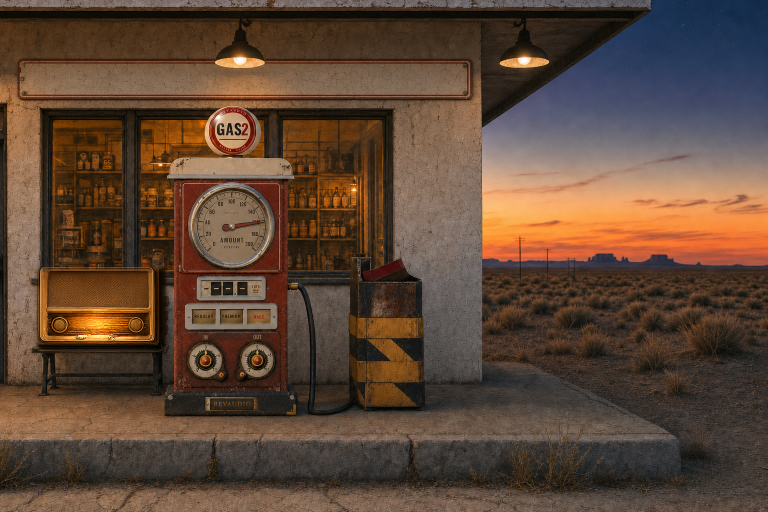
#> input picture tools/_gas2-scene/frames/f6-v17.png, 1536 x 1024 px (shown at 1/2 size)
$ python gen_art.py ../../frames/f6-v17.png
#> lines starting #> are read from the running program, lines starting #| are printed output that depends on the picture
"""GAS 2 radio player: the close-up photograph, via OpenAI image EDIT with the scene's own radio as the reference
(so the close-up IS the radio on the station's bench, design-language Law 2: a scene is ONE photograph).
Refs (made here from frames/f6-v17.png, gitignored): tools/ref-radio.png (the radio + bench, 3x) + ref-scene.png.
Picked: radio-c (2026-10-22, Yoni's session; a = small keys, b = darker cabinet). Next: process_art.py.
Output: player/img/gen/<slug>.png. Key: OPENAI_API_KEY (process or Windows User env).
Usage: python player/tools/gen_art.py [slug ...] [--force]   (no slugs = all)   env GEN_MODEL (default gpt-image-1)"""
import base64, json, os, sys, time, urllib.error, urllib.request, uuid

HERE = os.path.dirname(os.path.abspath(__file__))
OUT = os.path.join(os.path.dirname(HERE), 'img', 'gen')
os.makedirs(OUT, exist_ok=True)


def _key():
    k = os.environ.get('OPENAI_API_KEY')
    if not k and os.name == 'nt':
        import winreg
        with winreg.OpenKey(winreg.HKEY_CURRENT_USER, 'Environment') as h:
            k = winreg.QueryValueEx(h, 'OPENAI_API_KEY')[0]
    return k


KEY = _key()

PHOTO = ("A real photograph, not a 3D render and not an illustration: shot on Kodak Portra 800 film, 50 mm lens at f/2.8, "
         "natural film grain, slight halation round the glowing dial, true-to-life colour, deep shadows that keep detail "
         "(never pure black, never pure white). ")
RADIO = ("The SAME vintage 1950s tube radio as in the first reference image: the same walnut-and-brass cabinet with the "
         "rounded brass frame, the same woven tan grille cloth across the top half, the same long horizontal glowing dial "
         "window across the lower front between the SAME two round brass knobs (one left, one right), on the same dark "
         "iron bench against the same cracked stucco wall, at the same desert dusk with the warm shop window behind. ")
DIAL = ("The dial window is a long clean glass strip lit warm amber from inside, its face is BLANK: no numbers, no "
        "letters, no scale marks, only a thin dark red vertical pointer near the left. ")
KEYS = ("Directly BELOW the dial window, centred on the brass bottom rail, a row of exactly TWO wide ivory bakelite piano "
        "keys side by side (1950s radio band keys), both BLANK, each about twice as wide as tall, fingertip-polished, "
        "sitting in a dark slot. ")
CAM = ("Close-up: camera at the radio's height, perfectly straight-on, the radio fills about 78% of the frame width and "
       "sits centred, a little wall and bench around it. One soft warm key light from the upper-left (the porch lamp), the "
       "dial is the second light and spills warm amber onto the brass and the bench. Seventy years old: worn varnish on the "
       "corners, rubbed brass, dust in the grille. Strict: no text, letters, numbers or logos anywhere. ")

PROMPTS = {
    'radio-a': (PHOTO + RADIO + DIAL + KEYS + CAM),
    'radio-b': (PHOTO + RADIO + DIAL + KEYS + CAM + "Slightly lower camera, a touch more of the bench and the warm "
                "window glow behind the radio's top edge."),
    # take A's radio was the match but its keys were too small for the hero (~90 px wide on a laptop): big keys
    'radio-c': (PHOTO + RADIO + DIAL + KEYS.replace("each about twice as wide as tall", "LARGE: each key about one "
                "fifth of the radio's width and about 2.5 times wider than tall, the pair spanning nearly half the "
                "radio, chunky and deep like piano keys, the bottom rail made taller to hold them") + CAM),
}

# round 2 (Yoni 2026-10-23): the picked radio-c gets a 3rd key (play / stop) + a red jewel + a magic-eye tube.
# An EDIT of radio-c itself, so it stays the same photo.
R2 = ("Edit this exact photograph. Keep EVERYTHING the same: the same radio, cabinet, brass frame, grille cloth, dial "
      "window, both knobs, the bench, the wall, the window, the light, the camera, the film grain. Change ONLY these: "
      "(1) the row of ivory bakelite piano keys below the dial now has THREE keys side by side instead of two, the same "
      "style and height, all blank, the row centred; the left key is a little narrower than the other two. (2) A small "
      "round red glass jewel pilot lamp (unlit, deep red) set in the brass rail just left of the key row. (3) In the "
      "centre of the brass bar between the grille cloth and the dial, a small round 'magic eye' tuning tube window: a "
      "dark green glass disc in a thin brass bezel, about the size of a coin, unlit. Strict: no text, letters, numbers "
      "or logos anywhere.")
EDITS = {'radio-d': R2, 'radio-e': R2 + " Make the three keys slightly taller and chunkier."}


def refs():
    from PIL import Image
    im = Image.open(os.path.join(HERE, '..', '..', 'frames', 'f6-v17.png')).convert('RGB')
#> im is the input picture: PIL image 1536x1024 RGB; mean R, G, B 93.7, 70.8, 55
    W, H = im.size
#> W = 1536; H = 1024
    c = im.crop((int(W * .035), int(H * .49), int(W * .215), int(H * .78)))
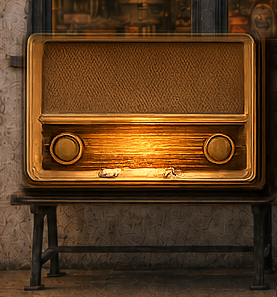
#> c: PIL image 277x297 RGB; mean R, G, B 90.8, 59.2, 29.4
    c.resize((c.width * 3, c.height * 3), Image.LANCZOS).save(os.path.join(HERE, 'ref-radio.png'))
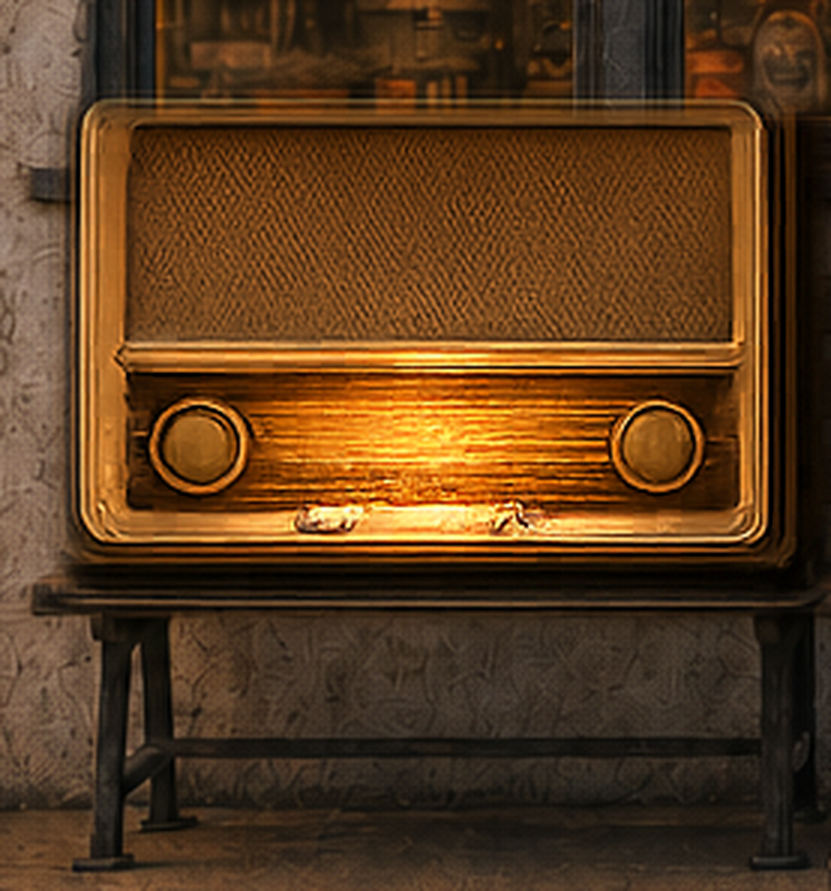
#> saved as ref-radio.png: PIL image 831x891 RGB; mean R, G, B 90.8, 59.3, 29.4
    im.save(os.path.join(HERE, 'ref-scene.png'))


def multipart(fields, files):
    b = uuid.uuid4().hex
    out = []
    for k, v in fields.items():
        out += [f'--{b}\r\nContent-Disposition: form-data; name="{k}"\r\n\r\n{v}\r\n'.encode()]
    for k, path in files:
        out += [f'--{b}\r\nContent-Disposition: form-data; name="{k}"; filename="{os.path.basename(path)}"\r\n'
                f'Content-Type: image/png\r\n\r\n'.encode(), open(path, 'rb').read(), b'\r\n']
    out.append(f'--{b}--\r\n'.encode())
    return b''.join(out), b


def gen(slug):
    path = os.path.join(OUT, slug + '.png')
    if os.path.exists(path) and '--force' not in sys.argv:
        return f'{slug}: exists, skipped'
    model = os.environ.get('GEN_MODEL', 'gpt-image-1')
    fields = {'model': model, 'prompt': PROMPTS.get(slug, ''), 'size': '1536x1024', 'quality': 'high'}
    if model == 'gpt-image-1':
        fields['input_fidelity'] = 'high'
    if slug in EDITS:
        fields['prompt'] = EDITS[slug]
        body, b = multipart(fields, [('image[]', os.path.join(OUT, 'radio-c.png'))])
    else:
        body, b = multipart(fields, [('image[]', os.path.join(HERE, 'ref-radio.png')),
                                     ('image[]', os.path.join(HERE, 'ref-scene.png'))])
    for attempt in range(5):   # 429 = rate limit: wait and retry; any other error: print the API's message
        req = urllib.request.Request('https://api.openai.com/v1/images/edits', data=body,
                                     headers={'Authorization': f'Bearer {KEY}', 'Content-Type': f'multipart/form-data; boundary={b}'})
        try:
#> (the run stopped early here; a loop or call above may not have finished)

$ run again, with tools/_gas2-scene/player/img/bench-low.webp saved as tools/_gas2-scene/frames/f6-v17.png
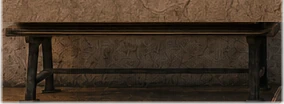
#> input picture tools/_gas2-scene/player/img/bench-low.webp, 284 x 104 px
#> in refs, `im = Image.open(os.path.join(HERE, '..', '..', 'frames', 'f6-v17.png')..`:
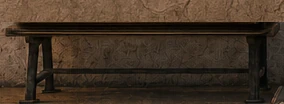
#> im: PIL image 284x104 RGB; mean R, G, B 65.2, 50, 36.3
#> in refs, `c = im.crop((int(W * .035), int(H * .49), int(W * .215), int(H * .78)))`:
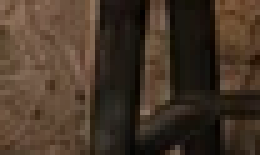
#> c: PIL image 52x31 RGB (shown 5 times larger); mean R, G, B 69.6, 53.7, 40
